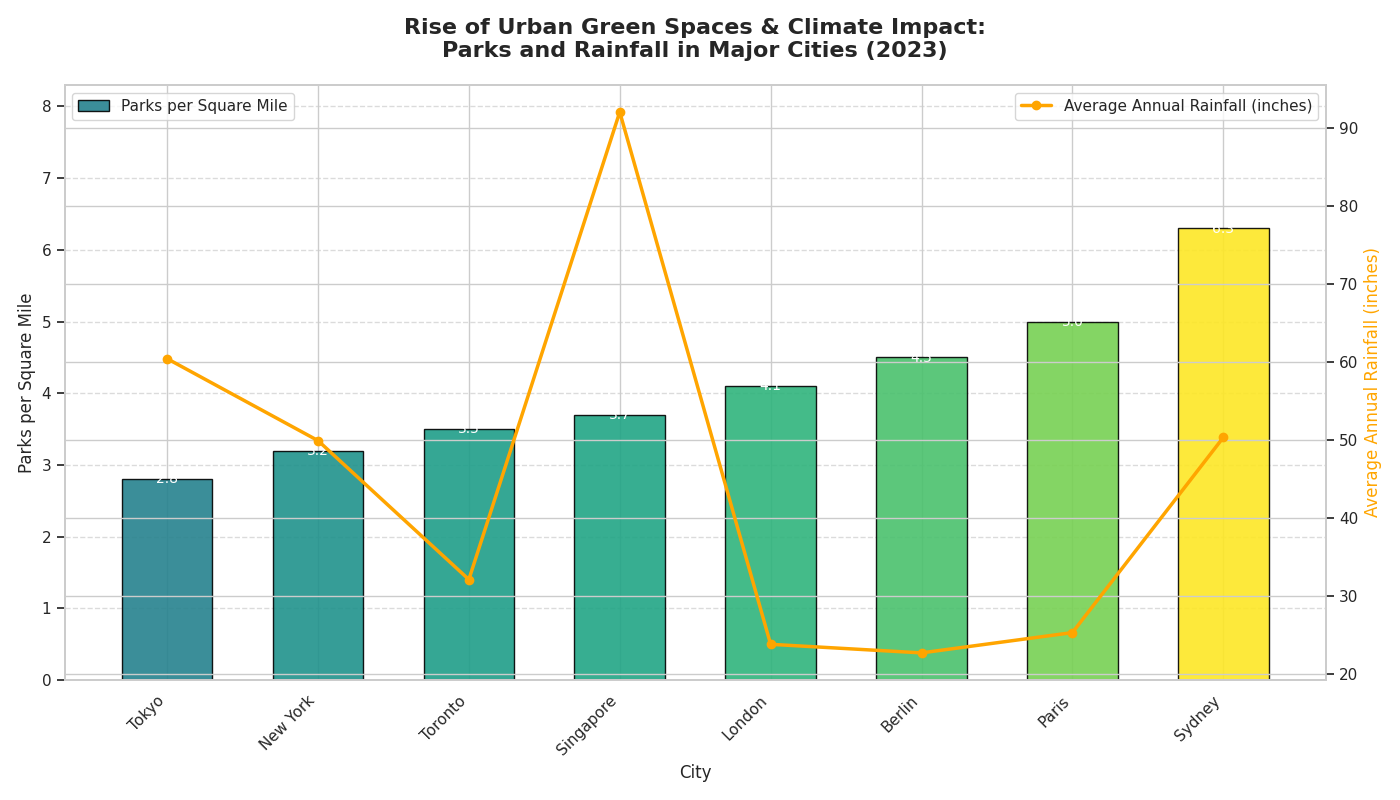

This figure's Python source:
import matplotlib.pyplot as plt
import numpy as np
import matplotlib.cm as cm

# Define city names
cities = ["New York", "London", "Tokyo", "Paris", "Toronto", "Sydney", "Berlin", "Singapore"]

# Define the number of parks per square mile for each city
parks_per_square_mile = np.array([3.2, 4.1, 2.8, 5.0, 3.5, 6.3, 4.5, 3.7])

# Sort the data in ascending order
sorted_indices = np.argsort(parks_per_square_mile)
sorted_cities = [cities[i] for i in sorted_indices]
sorted_parks_per_square_mile = parks_per_square_mile[sorted_indices]

# Define hypothetical average annual rainfall for each city (in inches)
average_rainfall = np.array([49.9, 23.8, 60.4, 25.3, 32.1, 50.3, 22.7, 92.0])
sorted_average_rainfall = average_rainfall[sorted_indices]

# Set the positions and width for the bars
positions = np.arange(len(cities))
bar_width = 0.6

# Create the figure and axis
fig, ax1 = plt.subplots(figsize=(14, 8))

# Color map for the gradient effect
color_map = cm.viridis(sorted_parks_per_square_mile / max(sorted_parks_per_square_mile))

# Create the primary bar chart for parks per square mile
bars = ax1.bar(positions, sorted_parks_per_square_mile, color=color_map, width=bar_width, alpha=0.9, edgecolor='black', label='Parks per Square Mile')

# Add data labels on top of each bar
for bar, height in zip(bars, sorted_parks_per_square_mile):
    ax1.text(bar.get_x() + bar.get_width()/2, height - 0.1, f'{height:.1f}', ha='center', va='bottom', color='white', fontsize=10)

# Adding a secondary Y-axis for average annual rainfall
ax2 = ax1.twinx()
ax2.plot(positions, sorted_average_rainfall, color='orange', marker='o', linewidth=2.5, label='Average Annual Rainfall (inches)')
ax2.set_ylabel('Average Annual Rainfall (inches)', fontsize=12, color='orange')

# Customize x-ticks and labels
ax1.set_xticks(positions)
ax1.set_xticklabels(sorted_cities, rotation=45, ha='right')
ax1.set_xlabel('City', fontsize=12)

# Customize y-ticks and labels
ax1.set_ylabel('Parks per Square Mile', fontsize=12)
ax1.set_ylim(0, max(parks_per_square_mile) + 2)
ax1.grid(axis='y', linestyle='--', alpha=0.7)

# Chart title
plt.title('Rise of Urban Green Spaces & Climate Impact:\nParks and Rainfall in Major Cities (2023)', fontsize=16, fontweight='bold', pad=20)

# Adjust layout to prevent overlap
plt.tight_layout()

# Create legend
ax1.legend(loc='upper left')
ax2.legend(loc='upper right')

# Show plot
plt.show()
